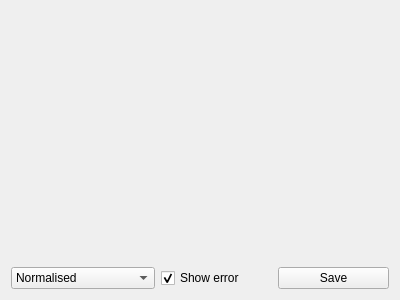
<?xml version="1.0" encoding="UTF-8"?>
<ui version="4.0">
 <class>PlotWidget2</class>
 <widget class="QWidget" name="PlotWidget2">
  <property name="geometry">
   <rect>
    <x>0</x>
    <y>0</y>
    <width>400</width>
    <height>300</height>
   </rect>
  </property>
  <property name="windowTitle">
   <string>Form</string>
  </property>
  <layout class="QVBoxLayout" name="verticalLayout_3">
   <item>
    <widget class="QCustomPlot" name="customPlot" native="true">
     <property name="sizePolicy">
      <sizepolicy hsizetype="Preferred" vsizetype="Expanding">
       <horstretch>0</horstretch>
       <verstretch>0</verstretch>
      </sizepolicy>
     </property>
    </widget>
   </item>
   <item>
    <layout class="QHBoxLayout" name="horizontalLayout_2">
     <item>
      <widget class="QComboBox" name="typeComboBox">
       <property name="currentIndex">
        <number>1</number>
       </property>
       <item>
        <property name="text">
         <string>Projection</string>
        </property>
       </item>
       <item>
        <property name="text">
         <string>Normalised</string>
        </property>
       </item>
       <item>
        <property name="text">
         <string>Foldover</string>
        </property>
       </item>
       <item>
        <property name="text">
         <string>Normalised Foldover</string>
        </property>
       </item>
      </widget>
     </item>
     <item>
      <widget class="QCheckBox" name="errorCheckBox">
       <property name="text">
        <string>Show error</string>
       </property>
       <property name="checked">
        <bool>true</bool>
       </property>
      </widget>
     </item>
     <item>
      <widget class="QPushButton" name="pushButton">
       <property name="text">
        <string>Save</string>
       </property>
      </widget>
     </item>
    </layout>
   </item>
  </layout>
 </widget>
 <customwidgets>
  <customwidget>
   <class>QCustomPlot</class>
   <extends>QWidget</extends>
   <header>qcustomplot.h</header>
   <container>1</container>
  </customwidget>
 </customwidgets>
 <resources/>
 <connections/>
</ui>
